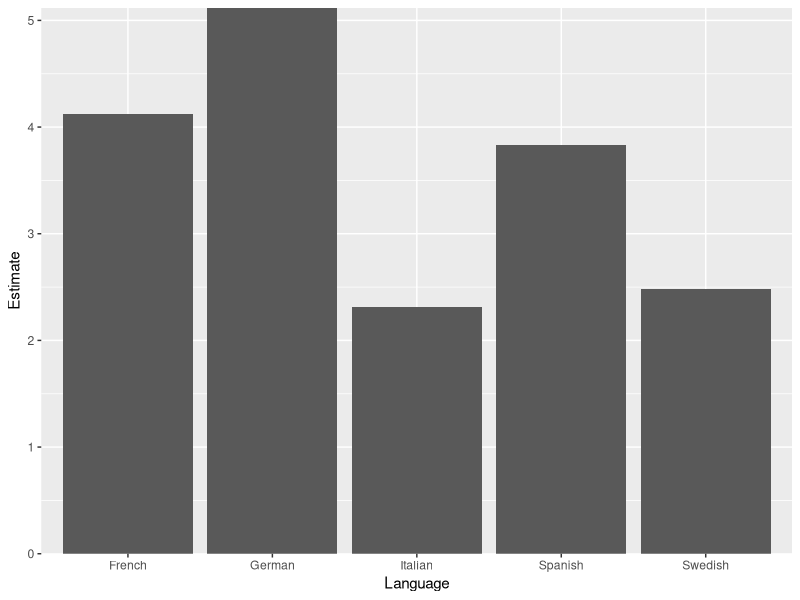

Generate this figure with R: (Note: this script raises an error after producing the figure.)
library(ggplot2)
library(grid)
library(gridExtra)

plot_data <- data.frame(
  Language = c("French", "German", "Italian", "Spanish", "Swedish"),
  Estimate = c(4.123, 5.12, 2.312, 3.83, 2.48)
)

p_default <- ggplot(plot_data, aes(x = Language, y = Estimate)) +
  geom_bar(stat = "identity") +
  scale_y_continuous(expand = c(0, 0))

p_default +
  coord_flip() +
  tmt_label(aes(label = Estimate), nudge_y = .3) +
  expand_limits(y = c(0, 6)) +
  bar_theme(orientation = "hor")

grid.arrange(
  p_default,
  p_default + bar_theme(),
  p_default + coord_flip(),
  p_default + coord_flip() + bar_theme(orientation = "horizontal"),
  nrow = 2, ncol = 2
)

